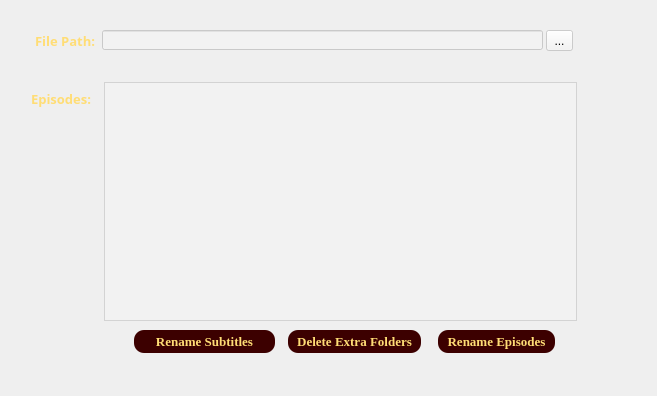
<?xml version="1.0" encoding="UTF-8"?>
<ui version="4.0">
 <class>winSubtitleRename</class>
 <widget class="QWidget" name="winSubtitleRename">
  <property name="geometry">
   <rect>
    <x>0</x>
    <y>0</y>
    <width>657</width>
    <height>396</height>
   </rect>
  </property>
  <property name="windowTitle">
   <string>Subtitle Rename Program</string>
  </property>
  <property name="windowIcon">
   <iconset theme="C:\Users\baris\Desktop\Projects\Subtitle_Adjuster\icon.ico">
    <normaloff>icon.ico</normaloff>icon.ico</iconset>
  </property>
  <widget class="QLineEdit" name="entPath">
   <property name="geometry">
    <rect>
     <x>102</x>
     <y>30</y>
     <width>441</width>
     <height>20</height>
    </rect>
   </property>
   <property name="font">
    <font>
     <family>Calibri Light</family>
     <pointsize>10</pointsize>
    </font>
   </property>
   <property name="styleSheet">
    <string notr="true">background-color: rgba(244,244,244,150);</string>
   </property>
  </widget>
  <widget class="QPushButton" name="btnRenameSub">
   <property name="geometry">
    <rect>
     <x>134</x>
     <y>330</y>
     <width>141</width>
     <height>23</height>
    </rect>
   </property>
   <property name="font">
    <font>
     <family>Times New Roman</family>
     <pointsize>10</pointsize>
     <weight>75</weight>
     <bold>true</bold>
    </font>
   </property>
   <property name="autoFillBackground">
    <bool>false</bool>
   </property>
   <property name="styleSheet">
    <string notr="true">color: rgb(255, 221, 117);
background-color:rgb(60, 0, 0);
border-radius: 10px;
</string>
   </property>
   <property name="text">
    <string>Rename Subtitles</string>
   </property>
   <property name="checkable">
    <bool>false</bool>
   </property>
   <property name="checked">
    <bool>false</bool>
   </property>
   <property name="autoDefault">
    <bool>false</bool>
   </property>
   <property name="default">
    <bool>false</bool>
   </property>
   <property name="flat">
    <bool>false</bool>
   </property>
  </widget>
  <widget class="QLabel" name="lblBackground">
   <property name="geometry">
    <rect>
     <x>-288</x>
     <y>-156</y>
     <width>1013</width>
     <height>801</height>
    </rect>
   </property>
   <property name="font">
    <font>
     <pointsize>10</pointsize>
    </font>
   </property>
   <property name="text">
    <string/>
   </property>
   <property name="pixmap">
    <pixmap>../../../../../D/Pictures &amp; Stuff/The Deepest, Sharpest Infrared Image of the Universe.jpg</pixmap>
   </property>
   <property name="scaledContents">
    <bool>true</bool>
   </property>
  </widget>
  <widget class="QLabel" name="lblFileName">
   <property name="geometry">
    <rect>
     <x>30</x>
     <y>30</y>
     <width>65</width>
     <height>22</height>
    </rect>
   </property>
   <property name="font">
    <font>
     <family>Javanese Text</family>
     <pointsize>10</pointsize>
     <weight>75</weight>
     <bold>true</bold>
    </font>
   </property>
   <property name="styleSheet">
    <string notr="true">color: rgb(255, 221, 117);
</string>
   </property>
   <property name="text">
    <string>File Path:</string>
   </property>
   <property name="alignment">
    <set>Qt::AlignRight|Qt::AlignTrailing|Qt::AlignVCenter</set>
   </property>
  </widget>
  <widget class="QPushButton" name="btnDelete">
   <property name="geometry">
    <rect>
     <x>288</x>
     <y>330</y>
     <width>133</width>
     <height>23</height>
    </rect>
   </property>
   <property name="font">
    <font>
     <family>Times New Roman</family>
     <pointsize>10</pointsize>
     <weight>75</weight>
     <bold>true</bold>
    </font>
   </property>
   <property name="autoFillBackground">
    <bool>false</bool>
   </property>
   <property name="styleSheet">
    <string notr="true">color: rgb(255, 221, 117);
background-color:rgb(60, 0, 0);
border-radius: 10px;
</string>
   </property>
   <property name="text">
    <string>Delete Extra Folders</string>
   </property>
   <property name="checkable">
    <bool>false</bool>
   </property>
   <property name="checked">
    <bool>false</bool>
   </property>
   <property name="autoDefault">
    <bool>false</bool>
   </property>
   <property name="default">
    <bool>false</bool>
   </property>
   <property name="flat">
    <bool>false</bool>
   </property>
  </widget>
  <widget class="QTextEdit" name="entEpisodes">
   <property name="geometry">
    <rect>
     <x>104</x>
     <y>82</y>
     <width>473</width>
     <height>239</height>
    </rect>
   </property>
   <property name="styleSheet">
    <string notr="true">background-color: rgba(244,244,244,150);</string>
   </property>
  </widget>
  <widget class="QLabel" name="lblEpisodes">
   <property name="geometry">
    <rect>
     <x>26</x>
     <y>88</y>
     <width>65</width>
     <height>22</height>
    </rect>
   </property>
   <property name="font">
    <font>
     <family>Javanese Text</family>
     <pointsize>10</pointsize>
     <weight>75</weight>
     <bold>true</bold>
    </font>
   </property>
   <property name="styleSheet">
    <string notr="true">color: rgb(255, 221, 117);
</string>
   </property>
   <property name="text">
    <string>Episodes:</string>
   </property>
   <property name="alignment">
    <set>Qt::AlignRight|Qt::AlignTrailing|Qt::AlignVCenter</set>
   </property>
  </widget>
  <widget class="QPushButton" name="btnRenameEpisodes">
   <property name="geometry">
    <rect>
     <x>438</x>
     <y>330</y>
     <width>117</width>
     <height>23</height>
    </rect>
   </property>
   <property name="font">
    <font>
     <family>Times New Roman</family>
     <pointsize>10</pointsize>
     <weight>75</weight>
     <bold>true</bold>
    </font>
   </property>
   <property name="autoFillBackground">
    <bool>false</bool>
   </property>
   <property name="styleSheet">
    <string notr="true">color: rgb(255, 221, 117);
background-color:rgb(60, 0, 0);
border-radius: 10px;
</string>
   </property>
   <property name="text">
    <string>Rename Episodes</string>
   </property>
   <property name="checkable">
    <bool>false</bool>
   </property>
   <property name="checked">
    <bool>false</bool>
   </property>
   <property name="autoDefault">
    <bool>false</bool>
   </property>
   <property name="default">
    <bool>false</bool>
   </property>
   <property name="flat">
    <bool>false</bool>
   </property>
  </widget>
  <widget class="QToolButton" name="toolPath">
   <property name="geometry">
    <rect>
     <x>546</x>
     <y>30</y>
     <width>27</width>
     <height>21</height>
    </rect>
   </property>
   <property name="styleSheet">
    <string notr="true">background-color: rgba(244,244,244,150);</string>
   </property>
   <property name="text">
    <string>...</string>
   </property>
  </widget>
  <zorder>lblBackground</zorder>
  <zorder>entPath</zorder>
  <zorder>btnRenameSub</zorder>
  <zorder>lblFileName</zorder>
  <zorder>btnDelete</zorder>
  <zorder>entEpisodes</zorder>
  <zorder>lblEpisodes</zorder>
  <zorder>btnRenameEpisodes</zorder>
  <zorder>toolPath</zorder>
 </widget>
 <resources/>
 <connections/>
</ui>
